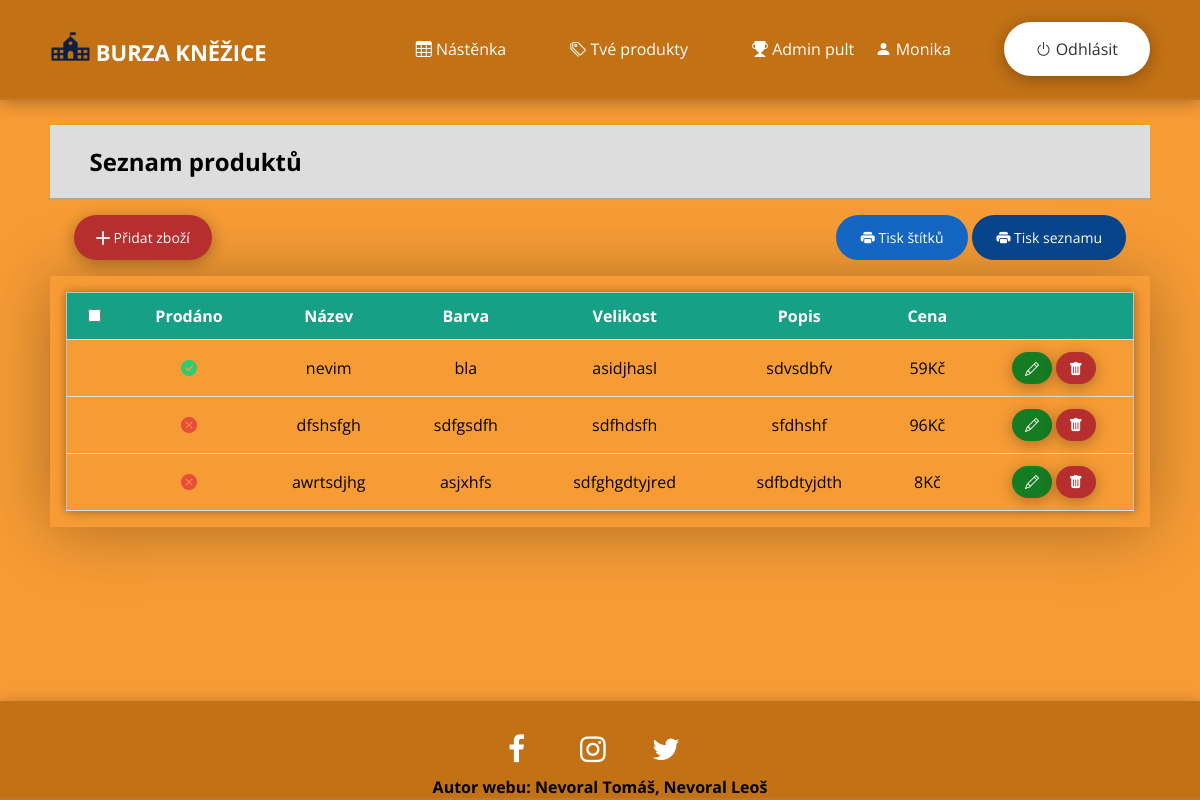
Page /product/Monika (signed in) on the earlier database version.
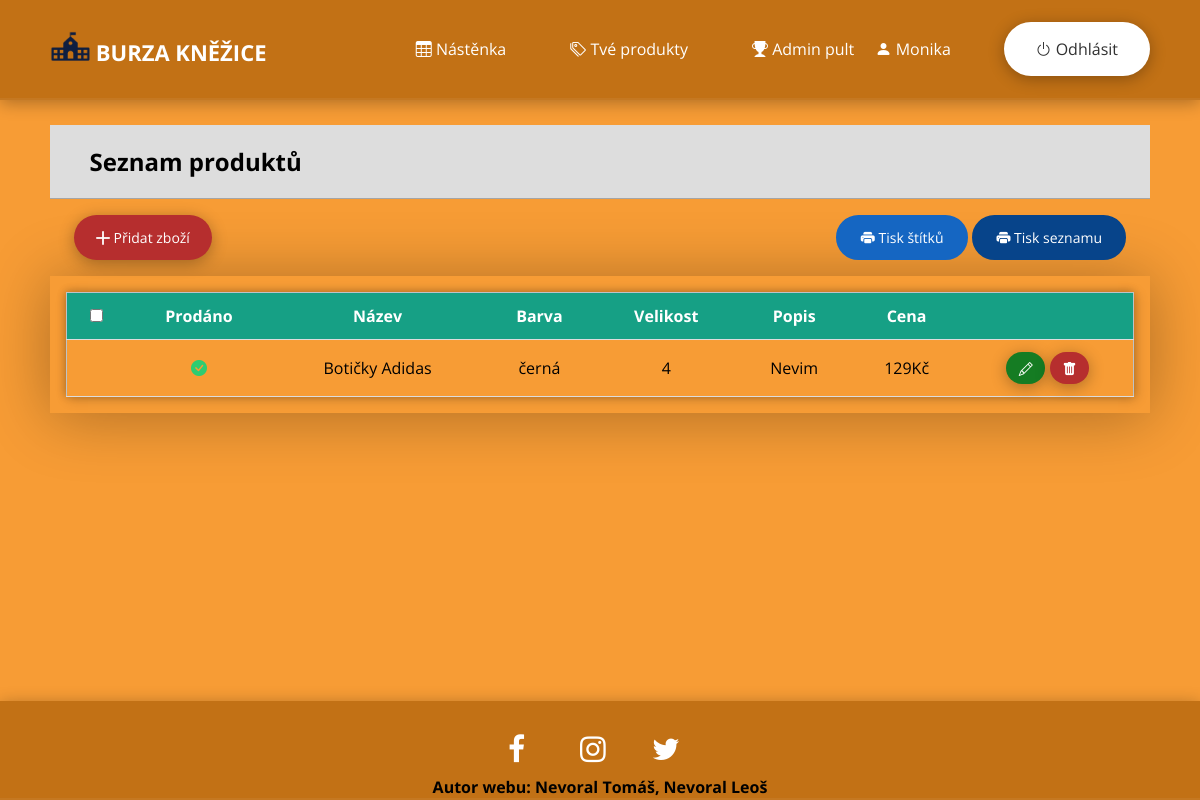
Same page on the later database version.
### web/models.py (models this page shows)
class Post(db.Model):
    id = db.Column(db.Integer, primary_key=True)
    bring = db.Column(db.Boolean, nullable=False)
    date_created = db.Column(db.DateTime(timezone=True), default=func.now())
    label = db.Column(db.Text, nullable=False)
    name = db.Column(db.String(150))
    color = db.Column(db.String(150))
    size = db.Column(db.String(150))
    price = db.Column(db.String(150))
    status = db.Column(db.Boolean, nullable=False)
    author = db.Column(db.Integer, db.ForeignKey(
        'user.id', ondelete="CASCADE"), nullable=False)

### web/views.py (the view)
@views.route("/product/<username>")
@login_required
def posts(username, posts = []):
    user = User.query.filter_by(username=username).first()
    if not user:
        flash('Nebyl nalezen uživatel pod tímto jménem.', category='error')
        return redirect(url_for('views.home'))
    if posts == []:
        posts = user.posts
    return render_template("product_page.html", user=current_user, posts=posts, username=username)

### web/__init__.py (called while the page is built)
def create_app():
    app =  Flask(__name__)
    toastr = Toastr(app)
    app.config['SECRET_KEY'] = 'idontcare'
    app.config['SQLALCHEMY_DATABASE_URI'] = f'sqlite:///{DB_NAME}'
    app.config['SQLALCHEMY_TRACK_MODIFICATIONS'] = True
    db.init_app(app)
    from .views import views
    app.register_blueprint(views, url_prefix="/")
    from .auth import auth
    app.register_blueprint(auth, url_prefix="/")
    from .models import User, Post, Burza
    create_database(app)
    login_manager = LoginManager()
    login_manager.login_view = "auth.login"
    login_manager.init_app(app)
    @login_manager.user_loader
    def load_user(id):
        return User.query.get(int(id))
    return app

### web/flash_toastr/__init__.py (called while the page is built)
    @staticmethod
    def include_toastr_js(version=None, js_filename=None):
        if version is None:
            version = current_app.config.get('TOASTR_VERSION')
        if js_filename is None:
            js_filename = current_app.config.get('TOASTR_JS_FILENAME')
        js = '<script src="//cdnjs.cloudflare.com/ajax/libs/' \
             'toastr.js/{0}/{1}"></script>\n'.format(version, js_filename)
        return Markup(js)

### web/templates/product_page.html (shortened to what this page needs)
{% extends "base.html" %}
{% block content %}
<div class="header-table">
	<h2>Seznam produktů</h2>
</div>
<form method="POST" class="form-table" action="{{ url_for('views.print_user_table', username=username) }}">
    <div class="pdf-button">
        <a href="{{ url_for('views.create_product', username=username) }}" id="add-prod">
            <i class="bi bi-plus-lg"></i> Přidat zboží
        </a>
        <button class="btn btn-default"
            value='stitek'
            name='action'
            type="submit"
            id = "Print_labels">
            <i class="bi bi-printer-fill"></i> Tisk štítků
        </button>
        <button class="btn btn-default"
            value='tabulka'
            name='action'
            type="submit"
            id = "Print_list">
            <i class="bi bi-printer-fill"></i> Tisk seznamu
        </button>
    </div>
    <div class="container-table">
        <table id='table'>
            <tr id="head">
                <th>
                    <input name="select_all" type="checkbox" onchange="selectAll()">
                </th>
                <th>Prodáno</th>
                <th>Název</th>
                <th>Barva</th>
                <th>Velikost</th>
                <th>Popis</th>
                <th>Cena</th>
                <th></th>
            </tr>
            {% for post in posts %}
                <tr onclick="markOnClick(this)" class="table-row" id="{{ post.id }}">
                    <td>
                    </td>
                    <td>
                        {% if post.status %}
                        <i class="bi bi-check-circle-fill"></i>
                        {% else %}
                        <i class="bi bi-x-circle-fill"></i>
                        {% endif %}
                    </td>
                    <td>{{ post.name }}</td>
                    <td>{{ post.color }}</td>
                    <td>{{ post.size }}</td>
                    <td>{{ post.label }}</td>
                    <td>{{ post.price }}Kč</td>
                    <td>
                        <a href="/create_product/{{post.id}}" id="table-button-update">
                            <i class="bi bi-pencil"></i>
                        </a>
                        <a href="/delete_product/{{post.id}}" id="table-button-del">
                            <i class="bi bi-trash-fill"></i>
                        </a>
                    </td>
                </tr>
            {% endfor %}
        </table>
    </div>
</form>
{% endblock %}

Differences in the rows shown:
removed Post: status True (drawn), name "nevim", color "bla", size "asidjhasl", label "sdvsdbfv", price "59"
no longer on this page (row edited): Post: status False (drawn), name "dfshsfgh", color "sdfgsdfh", size "sdfhdsfh", label "sfdhshf", price "96"
removed Post: status False (drawn), name "awrtsdjhg", color "asjxhfs", size "sdfghgdtyjred", label "sdfbdtyjdth", price "8"
added Post: status True (drawn), name "Botičky Adidas", color "černá", size "4", label "Nevim", price "129"
